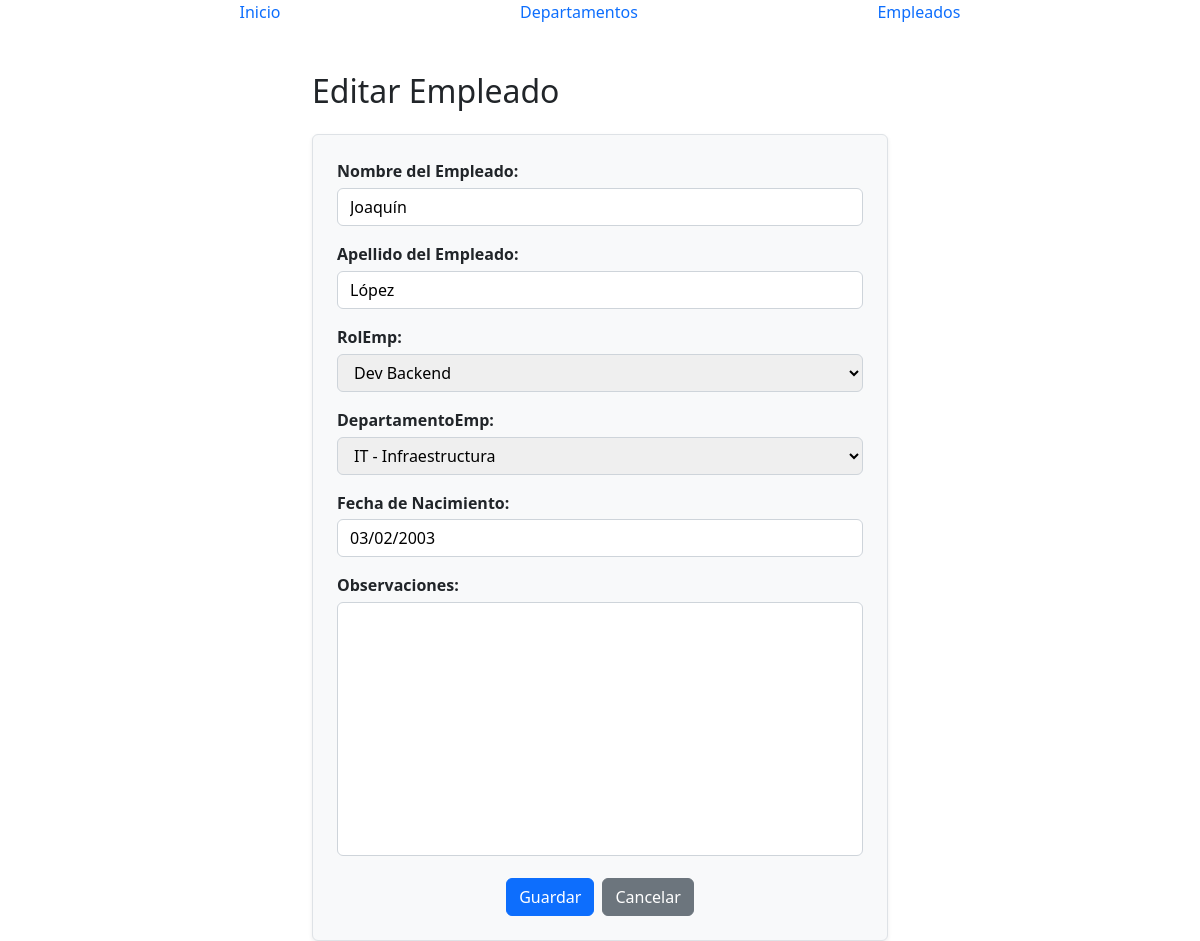
Screenshot of /empleados/empleado/1/editar/ with the database file from the repository.
### applications/empleados/models.py (models this page shows, shortened)
class Empleado (models.Model):
    nombreEmp = models.CharField('Nombre del Empleado', max_length=20)
    apellidoEmp = models.CharField('Apellido del Empleado', max_length=20)
    rolEmp = models.ForeignKey(Rol,on_delete=models.SET_NULL, null=True,blank=True)
    departamentoEmp = models.ForeignKey(Departamento, on_delete=models.SET_NULL, null=True,blank=True)
    fechaNac = models.DateField('Fecha de Nacimiento', default='2000-01-01')
    observaciones = CKEditor5Field(config_name='default', blank = True)
    class Meta:
        verbose_name = 'Empleado'
        verbose_name_plural = 'Empleados'
        ordering = ['apellidoEmp','nombreEmp', 'rolEmp']

### applications/empleados/views.py (the view)
# urls.py: path('empleados/empleado/<int:pk>/editar/', EmpleadoUpdateView.as_view(), name='empleado_update'),
class EmpleadoUpdateView(UpdateView):
    model = Empleado
    template_name = 'empleados/empleado_form.html'
    fields = ['nombreEmp', 'apellidoEmp', 'rolEmp', 'departamentoEmp', 'fechaNac', 'observaciones']
    success_url = reverse_lazy('empleado_list')

### applications/departamentos/models.py (called while the page is built)
    def __str__(self):
        return f'{self.siglaDto} - {self.nombreDto}'

### applications/empleados/models.py (called while the page is built)
    def __str__(self):
        return f'{self.nombreRol}'

### templates/empleados/empleado_form.html (shortened to what this page needs)
{% extends 'utilidades/pagina.html' %}
{% block content %}
<div class="container mt-5" style="max-width: 600px;">
    <h2 class="mb-4">{{ view.object.pk|yesno:"Editar Empleado,Nuevo Empleado" }}</h2>
    <form method="post" class="border rounded p-4 bg-light shadow-sm">
        {{ form.as_p }}
        <div class="d-flex justify-content-center mt-3">
            <button type="submit" class="btn btn-primary me-2">Guardar</button>
            <a href="{% url 'empleado_list' %}" class="btn btn-secondary">Cancelar</a>
        </div>
    </form>
</div>
{% endblock content %}

### templates/empleados/empleado_form.html (style rules this page uses)
form p { margin-bottom: 1rem; }
form label { display: block; font-weight: 600; margin-bottom: 0.3rem; }
form input, form select, form textarea { width: 100%; padding: 0.375rem 0.75rem; border: 1px solid #ced4da; border-radius: 0.375rem; font-size: 1rem; box-sizing: border-box; resize: none; transition: border-color 0.15s ease-in-out; }

### rows the page displays
Empleado: object.pk "Editar Empleado", nombreEmp "Joaquín", apellidoEmp "López", rolEmp "Dev Backend", departamentoEmp "IT - Infraestructura", fechaNac "03/02/2003"
